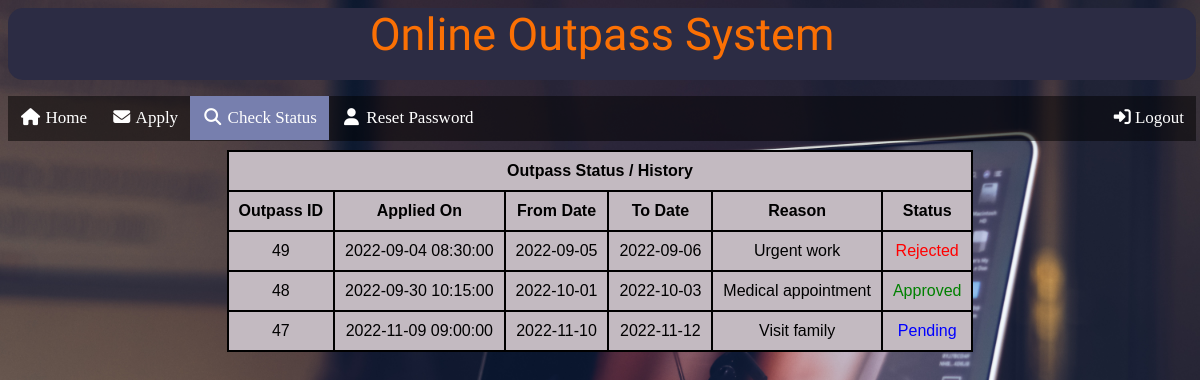
The page /php/check.php (signed in) on the database its author committed.
### tables this page shows
CREATE TABLE `reg` (
  `id` varchar(7) NOT NULL,
  `gname` varchar(30) NOT NULL,
  `gnumber` bigint(15) NOT NULL,
  `snumber` bigint(15) NOT NULL,
  `fromdate` varchar(20) DEFAULT NULL,
  `todate` varchar(20) DEFAULT NULL,
  `reason` varchar(256) NOT NULL,
  `applydate` varchar(20) DEFAULT current_timestamp(),
  `outpassId` bigint(15) NOT NULL,
  `status` varchar(15) NOT NULL DEFAULT 'Pending',
  `rejected_date` varchar(20) NOT NULL DEFAULT 'NULL',
  `accepted_date` varchar(20) NOT NULL DEFAULT 'NULL'
);

### php/check.php (the view, shortened to what this page needs)
<html>
    <head>
        <link rel="stylesheet" href="../css/checkcs.css">
	<link rel="stylesheet" href="../css/header.css">
	<link rel="stylesheet" href="../css/navbar.css">
        <link rel="stylesheet" href="https://cdnjs.cloudflare.com/ajax/libs/font-awesome/4.7.0/css/font-awesome.min.css">
    </head>
    <body>
        <div class="header">
            <p>Online Outpass System</p>
        </div>
        <div id="user">
            <div class="navbar">
                <a href="student.php"><i class="fa fa-fw fa-home"></i> Home</a>
                <a href="apply.php"><i class="fa fa-fw fa-envelope"></i> Apply</a>
                <a href="check.php" class="active" ><i class="fa fa-fw fa-search"></i> Check Status</a>
                <a href="sreset.php"><i class="fa fa-fw fa-user"></i> Reset Password</a>
                <a href="logout.php" id="logout"><i class="fa fa-sign-in"></i>  Logout</a>
              </div>
              <div class="table1">
                <?php
                $id=$_SESSION['id'];
                if($_SESSION['id']!='' && $_SESSION['login']!=false)
                {
                    $con=new mysqli("localhost","root","","outpass");
                        $quer="SELECT * from reg where id='$id' group by outpassId  order by outpassId DESC";
                        $select=mysqli_query($con,$quer);
                        $rows=mysqli_num_rows($select);
                        if($rows==0)
                        {
                            echo "<h2><center><font color=red>No Records Found</font><strong></strong></center><h2>";
                        }else
                        {
                            echo "<table>
                            <tr>
                                <td colspan='6' id='tablehead'><b>Outpass Status / History</b></td>
                            </tr>
                            <tr class='tr1'>
                                <td><b>Outpass ID</b></td>
                                <td><b>Applied On</b></td>
                                <td><b>From Date</b></td>
                                <td><b>To Date</b></td>
                                <td><b>Reason</b></td>
                                <td><b>Status</b></td>
                            </tr>";
                           while($data=mysqli_fetch_assoc($select))
                           {
                                echo" <tr class='tr1'>
                                <td>".$data['outpassId']."</td>
                                <td>".$data['applydate']."</td>
                                <td>".$data['fromdate']."</td>
                                <td>".$data['todate']."</td>
                                <td>".$data['reason']."</td>";
                                if($data['status']=='Pending')
                                {
                                    echo "<td style='color: blue;'>".$data['status']."</td>";
                                }
                                else if ($data['status']=='Approved')
                                    echo "<td style='color: green;'>".$data['status']."</td>";
                                else
                                 echo "<td style='color: red;'>".$data['status']."</td>
                            </tr>";
                           };
                        echo " </table>";
                        }
                }
                else
                {
                    header("Location:home.php");
                }
                ?>
                </div>
        </div>
    </body>
</html>

### css/checkcs.css (style rules this page uses)
table,tr,td { border: 2px solid black; padding: 10px; text-align: center; }
table { border-collapse: collapse; margin-top: 150px; margin-left: auto; margin-right: auto; background-color: #C3BAC1; padding: 30px; font-family: Impact, Haettenschweiler, 'Arial Narrow Bold', sans-serif; }

### css/header.css (style rules this page uses)
body { background-image: url('../img/imag2.jpg'); background-attachment: fixed; background-size: cover; }
.header { width: 99%; height: 9%; background:#2C2C44; display: block; margin-left: auto; margin-right: auto; border-radius: 15px; text-align: center; font-size:45px; font-family: 'Sofia'; color:#FB7004; position: fixed; top:1%; }
P { font-size:45px; margin-top: auto; margin-bottom: auto; }
#user { height: 78%; width:100%; margin-top: 100px; }

### css/navbar.css (style rules this page uses)
.navbar { width: 99%; background: rgba(0, 0, 0, 0.5); overflow: auto; height: 45px; position:fixed; top:12%; }
.navbar a { float: left; text-align: center; padding: 12px; color: white; text-decoration: none; font-size: 17px; }
.active { background-color:#777FAE; }
#logout { float: right; }

### rows shown on the page
reg: outpassId "49", applydate "2022-09-04 08:30:00", fromdate "2022-09-05", todate "2022-09-06", reason "Urgent work", status "Rejected"
reg: outpassId "48", applydate "2022-09-30 10:15:00", fromdate "2022-10-01", todate "2022-10-03", reason "Medical appointment", status "Approved"
reg: outpassId "47", applydate "2022-11-09 09:00:00", fromdate "2022-11-10", todate "2022-11-12", reason "Visit family", status "Pending"
